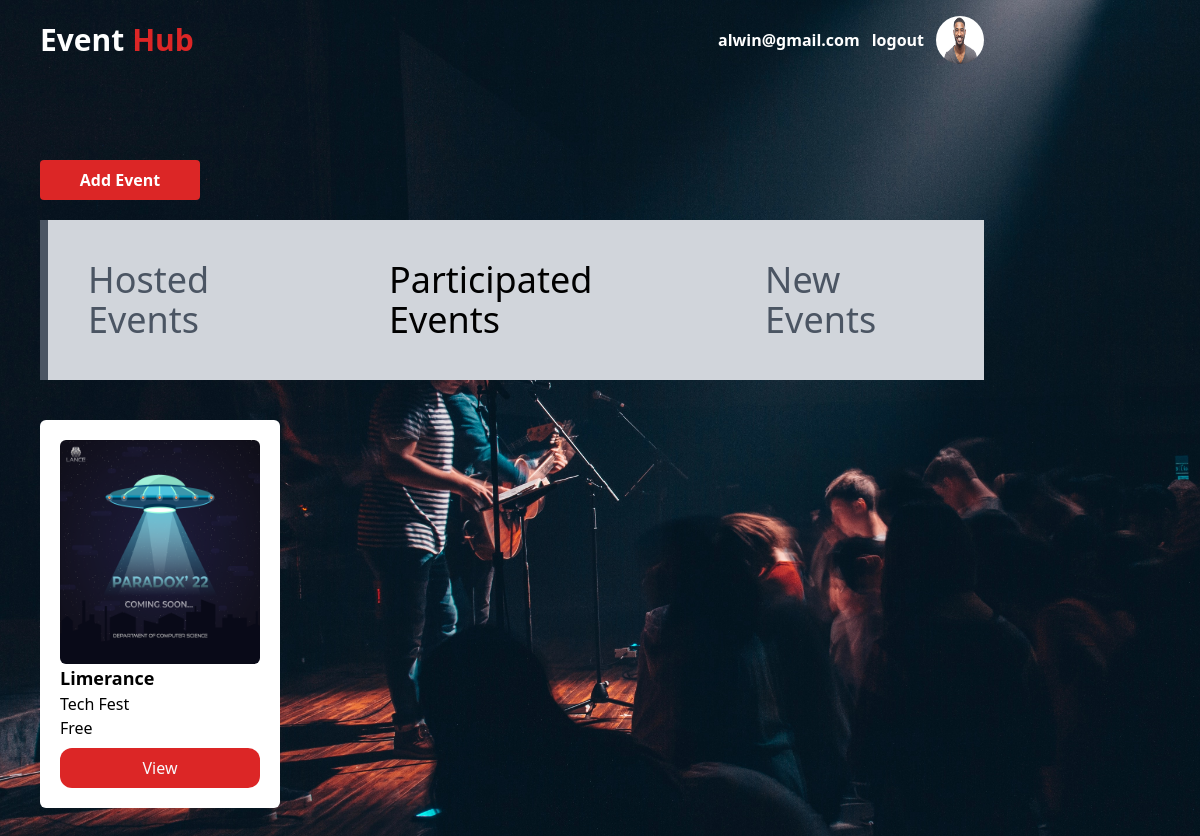
The app's page /club-p/ (signed in) with its own data.
### users/models.py (models this page shows, shortened)
class Account(AbstractBaseUser):
    email               = models.EmailField(verbose_name="email",max_length=60,unique=True)
    username            = models.CharField(max_length=30,unique=True)
    date_joined         = models.DateTimeField(verbose_name="date joined",auto_now_add=True)
    last_login          = models.DateTimeField(verbose_name="last login",auto_now=True)
    is_active           = models.BooleanField(default=True)
    is_staff            = models.BooleanField(default=False)
    is_superuser        = models.BooleanField(default=False)
    USERNAME_FIELD = 'email'
    REQUIRED_FIELDS = ['username']
    objects =  MyAccountManager()

class Student(models.Model):
    user = models.OneToOneField(Account, on_delete=models.CASCADE)
    dept = models.CharField('Department',max_length=233)
    year_of_passout = models.SmallIntegerField(blank=True,null=True)
    profile_pic = models.ImageField(upload_to=path_and_rename,null=True,blank=True,default="users/profile/default.png")

### event/models.py (models this page shows, shortened)
class Event(models.Model):
    club = models.ForeignKey(
        Club, on_delete=models.CASCADE)
    e_name = models.CharField('Event Name', max_length=50)
    date_of_creation = models.DateTimeField(
        'Date of Creation', auto_now_add=True)
    e_date = models.DateField('Event Date')
    desc = models.TextField('Description')
    p_limit = models.IntegerField('Participant Limit', null=True, blank=True)
    brochure = models.ImageField(
        'Event Poster', upload_to=path_and_rename,blank = True)
    e_type = models.CharField(
        'Event Type', max_length=188, default='College Fest')
    reg_fee = models.CharField(
        "Registration Fee", default="Free", max_length=100)
    Venue = models.CharField(max_length=255, null=True, blank=True)
    attendees = models.ManyToManyField(Student, blank=True)

### event/views.py (the view)
# urls.py: path('club-p/',views.club_p,name="club-p"),
@login_required
def club_p(request):
    user =request.user
    student = Student.objects.get(user=user)
    try:
        club = Club.objects.get(user=student)
        events = Event.objects.filter(attendees=student)
        content= {  "events":events,
                    "user":user,
        }
        return render(request,'club/club-dash-p.html', content)
    except ObjectDoesNotExist:
        content ={}
        return redirect('student')

### event/templates/club/club-dash-p.html
{% extends 'base.html' %}
{% load static %}
{% block content %}
<section class="w-full">
    <div class="section w-full h-full flex flex-col py-40 px-10">
        <a href="{% url 'add-event' %}"
            class="btn bg-red-600 text-white px-5 py-2 w-40 text-center font-bold rounded mb-5">Add Event</a>
        <div class="flex bg-gray-300 border-l-8 border-gray-600">
            <a href="{% url 'club' %}" class="title text-3xl  md:text-4xl text-gray-600 py-10 px-10">Hosted Events</a>
            <a href="{% url 'club-p' %}" class="title text-3xl  md:text-4xl text-black py-10 px-10">Participated
                Events</a>
            <a href="{% url 'club-n' %}" class="title text-3xl  md:text-4xl text-gray-600 py-10 px-10">New Events</a>
        </div>
        <div class="flex  gap-3">
            {% for event in events %}
            <div class="card h-full flex py-10  rounded-t-md bg-transparent">
                <div class="flex flex-col card-details bg-white  p-5 h-full w-60 rounded-md">
                    <img src="{{event.brochure.url}}" class="h-56  rounded-md" alt="card-img">
                    <div class="card-title font-bold text-lg">{{event.e_name}}</div>
                    <div class="card-club">{{event.e_type}}</div>
                    <div class="card-type">{{event.reg_fee}}</div>
                    <a href="/new-event.html"
                        class="btn text-center text-slate-50 rounded-xl px-3 py-2 bg-red-600 mt-2">View</a>
                </div>
            </div>
            {% endfor %}
        </div>
    </div>
</section>
{% endblock %}

### event/templates/base.html (shortened to what this page needs)
{% load static %}
<!DOCTYPE html>
<html lang="en">
<head>
  <script src="https://cdn.tailwindcss.com"></script>
</head>
<body class="bg-[url('{% static 'images/bg1.jpg' %}')] bg-cover bg-left-bottom bg-fixed">
  {% block header %}
  {% if user.email %}
  <div class="container relative">
    <header class="flex absolute p-3 md:px-10 bg-transparent w-full font-san font-bold h-20">
      <a href="/" class="self-center text-3xl  "><span class=" text-white">Event </span> <span
          class=" text-red-600">Hub</span></a>
      <div class="right text-white ml-auto flex gap-3 items-center">
        <span class="  ">{{user.email}}</span>
        <a href="{% url 'logout' %}" class="">logout</a>
        <img src="{{user.student.profile_pic.url}}" alt="dp" class="rounded-full h-12 w-12">
      </div>
    </header>
  {% endif %}
    {% block content %}
    {% endblock %}
  </div>
  {% endblock %}
</body>
</html>

### records on screen
Account: email "alwin@gmail.com", student.profile_pic (picture)
Event: brochure (picture), e_name "Limerance", e_type "Tech Fest", reg_fee "Free"
